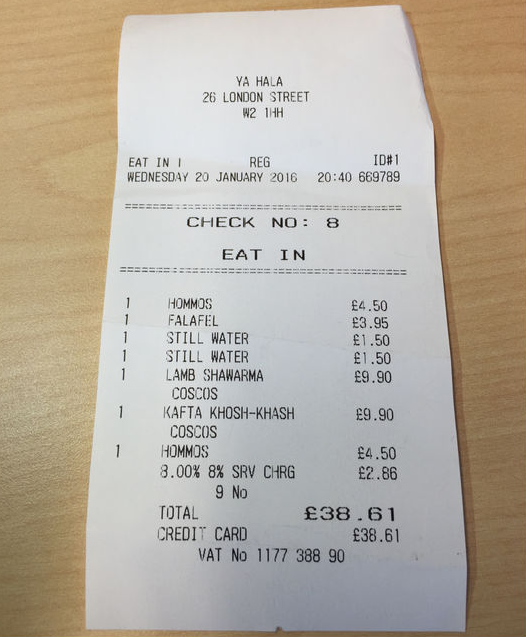
#> input picture Checkpoint_1/Checkpoint_1/Atividade 2/imagens/nota-fiscal.png, 526 x 637 px, found by its file name
$ jupyter execute atividade2.ipynb   (shell and % lines are left out)
#> lines starting #> are read from the running program, lines starting #| are printed output that depends on the picture
## Atividade 2

Tendo como referência a imagem de uma nota fiscal (no repositório, “imagens/nota-fiscal.png”), realize alguma transformação de tal forma que fique somente o boleto na imagem, sem o background, ajustando sua perspectiva.

Como dito em sala, essa operação é bastante similar à utilizada em aplicações de escaneamento de documentos.

## 1. Requerimentos

Todas as bibliotecas já estão instaladas no Google Colab.

* OpenCV >= 3.4.3
* Matplotlib >= 3.1.3
* Seaborn >= 0.0.10
* Numpy >= 1.18.1

### 1.2 Arquivos

Faça upload da imagem se utilizando do seguinte snippet de código:

[cell 1]
from google.colab import files

uploaded = files.upload()
#> the answer given: nota-fiscal.png

for fn in uploaded.keys():
  print('Usuario fez upload da imagem "{name}" com tamanho {length} bytes'.format(name=fn, length=len(uploaded[fn])))

Importação das bibliotecas.

[cell 2]
import numpy as np
import matplotlib.pyplot as plt
import seaborn as sns
import cv2

#Exibição na mesma tela do Jupyter

plt.style.use('seaborn')
sns.set_style("whitegrid", {'axes.grid' : False})

## 2. Solução

[cell 3]
imagem = cv2.imread("nota-fiscal.png")
#> imagem is the input picture: shape (637, 526, 3); mean B, G, R 161, 173.9, 182.5
imagem = cv2.cvtColor(imagem, cv2.COLOR_BGR2RGB)

plt.figure(figsize=(20,10))
plt.imshow(imagem)
plt.title("Original")

[cell 4]
# IMPLEMENTAR
imagem_marcada = imagem.copy()

p1 = (120,65)
p2 = (395,65)
p3 = (95, 600)
p4 = (450, 600)

tamanho_final = (300, 700)

pontos_marcadores = np.float32([p1,p2,p3,p4])
pontos_destino = np.float32([(0,0),(tamanho_final[0],0),(0,tamanho_final[1]),tamanho_final])

cv2.circle(imagem_marcada, p1, 5, (0, 0, 255), 3)
cv2.circle(imagem_marcada, p2, 5, (0, 0, 255), 3)
cv2.circle(imagem_marcada, p3, 5, (0, 0, 255), 3)
cv2.circle(imagem_marcada, p4, 5, (0, 0, 255), 3)
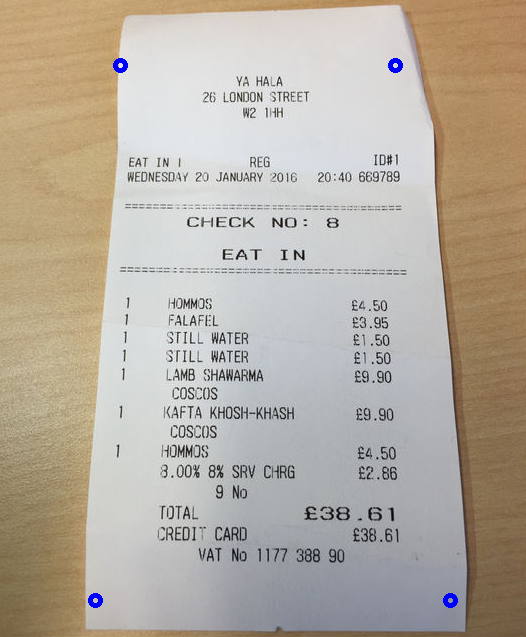
#> imagem_marcada: shape (637, 526, 3); mean R, G, B 182.1, 173.5, 161.1

plt.imshow(imagem_marcada)
plt.title("Recido com marcadores")

[cell 5]
matriz_imagem = cv2.getPerspectiveTransform(pontos_marcadores, pontos_destino)
imagem_refinada = cv2.warpPerspective(imagem, matriz_imagem, tamanho_final)
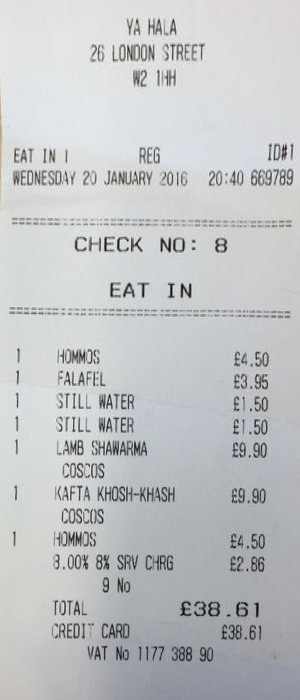
#> imagem_refinada: shape (700, 300, 3); mean R, G, B 193.7, 196.1, 197.6

plt.imshow(imagem_refinada)
plt.title('Recibo tratado')
